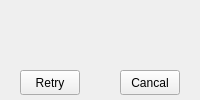
<?xml version="1.0" encoding="UTF-8"?>
<ui version="4.0">
 <class>Message</class>
 <widget class="QWidget" name="Message">
  <property name="geometry">
   <rect>
    <x>0</x>
    <y>0</y>
    <width>200</width>
    <height>100</height>
   </rect>
  </property>
  <property name="windowTitle">
   <string>提示信息</string>
  </property>
  <property name="styleSheet">
   <string notr="true">font: 12pt &quot;Sans Serif&quot;;</string>
  </property>
  <widget class="QLabel" name="lblMsg">
   <property name="geometry">
    <rect>
     <x>10</x>
     <y>20</y>
     <width>181</width>
     <height>20</height>
    </rect>
   </property>
   <property name="text">
    <string/>
   </property>
   <property name="alignment">
    <set>Qt::AlignCenter</set>
   </property>
  </widget>
  <widget class="QLabel" name="lblMsg_2">
   <property name="geometry">
    <rect>
     <x>10</x>
     <y>50</y>
     <width>181</width>
     <height>20</height>
    </rect>
   </property>
   <property name="text">
    <string/>
   </property>
   <property name="alignment">
    <set>Qt::AlignCenter</set>
   </property>
  </widget>
  <widget class="QPushButton" name="pbt_retry">
   <property name="geometry">
    <rect>
     <x>20</x>
     <y>70</y>
     <width>60</width>
     <height>25</height>
    </rect>
   </property>
   <property name="text">
    <string>Retry</string>
   </property>
  </widget>
  <widget class="QPushButton" name="pbt_cancel">
   <property name="geometry">
    <rect>
     <x>120</x>
     <y>70</y>
     <width>60</width>
     <height>25</height>
    </rect>
   </property>
   <property name="text">
    <string>Cancal</string>
   </property>
  </widget>
 </widget>
 <resources/>
 <connections/>
</ui>
